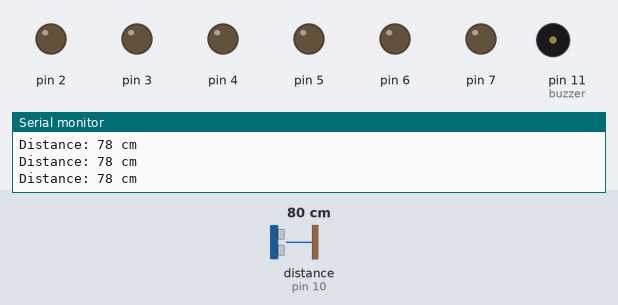
Simulated run of this sketch. Board: Arduino Uno, built with avr-gcc and run on an emulated ATmega328P. On the bench: output pins drawn as LEDs (lit = HIGH), buzzer (waves = sounding), the last lines printed to the serial monitor. Wiring (inferred from the names in the program): ultrasonic range finder: trigger pin 9; echo pin 10. The inputs (shaded band) are chosen by the test bench; at power-on: distance to the obstacle (sensor on pin 10) 80 cm. The echo pulse lasts 58.3 µs per cm; pins used as bus, display or sensor lines are not drawn.

Above: at 1.2 s.
1.3 s: distance to the obstacle (sensor on pin 10) set to 22 cm
2.8 s: distance to the obstacle (sensor on pin 10) set to 18 cm
At 3.3 s:
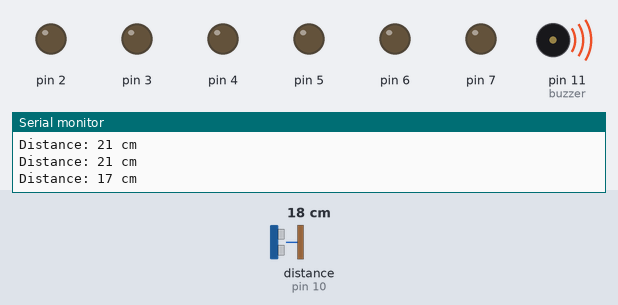
At 5.1 s:
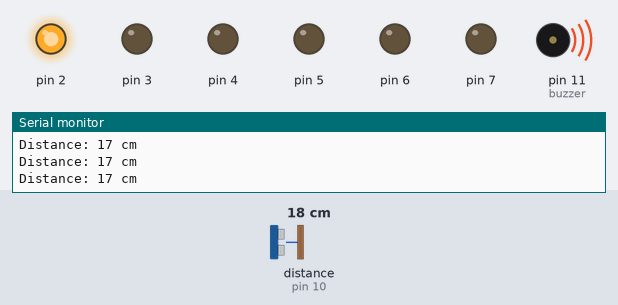
Timing chart, 0 to 6.6 s (numbered marks = the images above; inputs shaded):
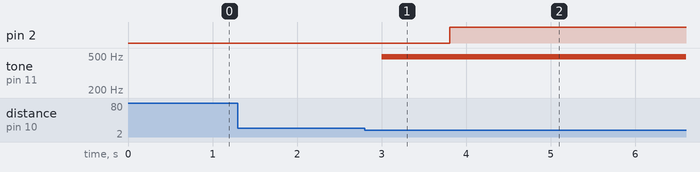

Measured:
- the behaviour switches between 21 and 20 cm on distance to the obstacle (sensor on pin 10) (found by bisection; images 0 and 1)
- after the input at 2.8 s, pin 2: LOW → HIGH after 1.0 s; tone on pin 11 (buzzer): silent → 490 Hz after 0.20 s

The sketch:

UltraLED.ino
```cpp
//#define button 8
#define TRIG 9
#define ECHO 10

int buzzer=11;

int num = 0;
int pin;
int countLED = 6;
bool StateBTN = LOW;
bool State = 0;

int distance;
int duration;

void setup() {
  // put your setup code here, to run once:
  for(int i = 2; i <= countLED+1; i++){
    pinMode(i, OUTPUT);
  }
//  pinMode(button, INPUT);
  pinMode(TRIG, OUTPUT);
  pinMode(ECHO, INPUT);
  pinMode(buzzer, OUTPUT);
  Serial.begin(9600);
}

bool readUltrasonic(){

  digitalWrite(TRIG, LOW);
delayMicroseconds(2);

digitalWrite(TRIG, HIGH);
delayMicroseconds(10);

digitalWrite(TRIG, LOW);

//distance = pulseIn(ECHO, HIGH)/58.2;
duration = pulseIn(ECHO, HIGH);
distance = duration * 0.034 / 2;

Serial.print("Distance: ");
Serial.print(distance);
Serial.println(" cm");
delay(100);

if( distance < 20){
  return HIGH;
}else{
  return LOW;
}

}

void loop() {
  // put your main code here, to run repeatedly:
  StateBTN = readUltrasonic();

  while(StateBTN == LOW){
    while(StateBTN == LOW){
       StateBTN = readUltrasonic();
    }

    analogWrite(buzzer,100);
    delay(400);
    analogWrite(buzzer,0);
    delay(400);

    num++;
    Serial.print("num = ");
    Serial.println(num);

    pin = (num % (countLED + 1)) + 1; // pin = [2,3,4,5,6,1]
    Serial.println(pin);

    if(pin == 2){
      digitalWrite(pin, HIGH);
    }else if(pin != 1){
      digitalWrite(pin, HIGH);
      digitalWrite(pin-1, LOW);
    }else{
      digitalWrite(pin+countLED, LOW);
    }
 }
}
```
